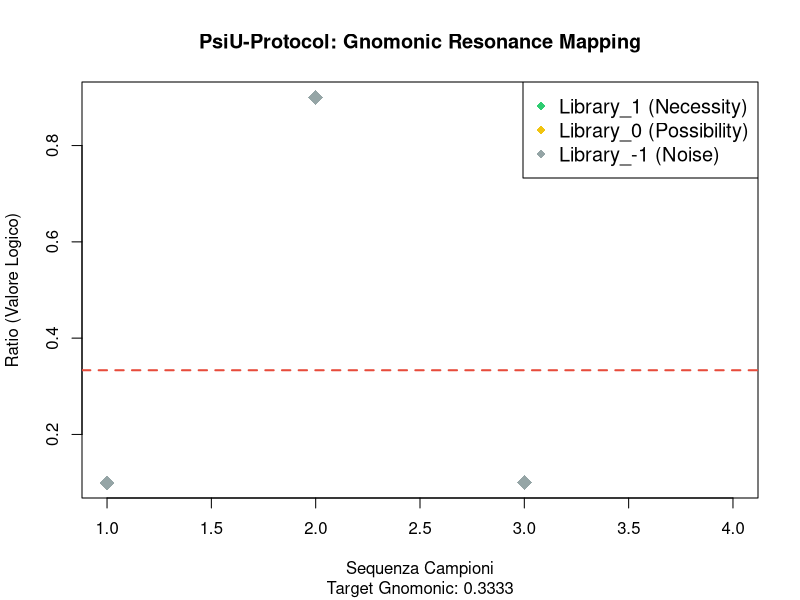

This chart was generated by the following R code:
# PROGETTO: PSIU-PROTOCOL (HoTT-Inspired Data Analysis)
# MOTORE  : GNOMONIC RESONANCE SIEVE v2.0 - "STRESS TEST EDITION"
# AUTORE  : Roberto Lombardi 
# LICENZA : [MIT]


# 1. PARAMETRI DI RIFERIMENTO
# Il target gnomonico (1/3) è la costante di risonanza del protocollo
target_gnomonic <- 1/3
threshold_necessity <- 0.01  # Soglia per la Verità (Library 1)
threshold_possibility <- 0.10 # Soglia per l'Evoluzione (Library 0)

# 2. CARICAMENTO DATI REALI
# Legge il file caricato dall'utente (Biotest, Smart City, etc.)
if (!file.exists("input_potential.csv")) {
  stop("Errore: Il file input_potential.csv non esiste. Caricalo per iniziare.")
}

S <- read.csv("input_potential.csv")

# Verifica che esista la colonna 'ratio'
if (!"ratio" %in% colnames(S)) {
  stop("Errore: Il file CSV deve contenere una colonna chiamata 'ratio'")
}

# 3. CALCOLO DELLO SCOSTAMENTO (SCOTOMA)
S$scostamento <- abs(S$ratio - target_gnomonic)

# 4. CLASSIFICAZIONE NELLE LIBRERIE HoTT
S$library_status <- cut(S$scostamento, 
                        breaks = c(-Inf, threshold_necessity, threshold_possibility, Inf), 
                        labels = c("Library_1 (Necessity)", "Library_0 (Possibility)", "Library_-1 (Noise)"))

# 5. GENERAZIONE DEL GRAFICO DI RISONANZA
png("psi_u_resonance_map.png", width = 1000, height = 600)

# Palette colori: Verde (Verità), Giallo (Tensione), Grigio (Caos)
col_palette <- c("#2ecc71", "#f1c40f", "#95a5a6")

plot(S$ratio, col = col_palette[S$library_status], 
     pch = 18, cex = 2, main = "PsiU-Protocol: Gnomonic Resonance Mapping",
     xlab = "Sequenza Campioni", ylab = "Ratio (Valore Logico)",
     sub = paste("Target Gnomonic:", round(target_gnomonic, 4)))

# Linea rossa tratteggiata: La Verità Tautologica (Risonanza Perfetta)
abline(h = target_gnomonic, col = "#e74c3c", lty = 2, lwd = 2)

# Aggiunta Legenda
legend("topright", legend = levels(S$library_status), 
       col = col_palette, pch = 18, cex = 1.2, bg = "white")

dev.off()

# 6. EXPORT RISULTATI E VERDETTO
write.csv(S, "results_full_analysis.csv", row.names = FALSE)

# Calcolo tasso di convergenza
convergence_rate <- mean(S$library_status != "Library_-1 (Noise)")
verdetto <- ifelse(convergence_rate > 0.5, "CONVERGENT (Necessity)", "NON_CONVERGENT (Accidental)")

# Report sintetico per i log
cat("\n==========================================\n")
cat("   REPORT FINALE PSI-U PROTOCOL\n")
cat("==========================================\n")
cat("CAMPIONI ANALIZZATI:", nrow(S), "\n")
cat("STATUS SISTEMICO:  ", verdetto, "\n")
cat("TASSO DI COERENZA: ", round(convergence_rate * 100, 2), "%\n")
cat("MAPPA GENERATA:     psi_u_resonance_map.png\n")
cat("==========================================\n")
